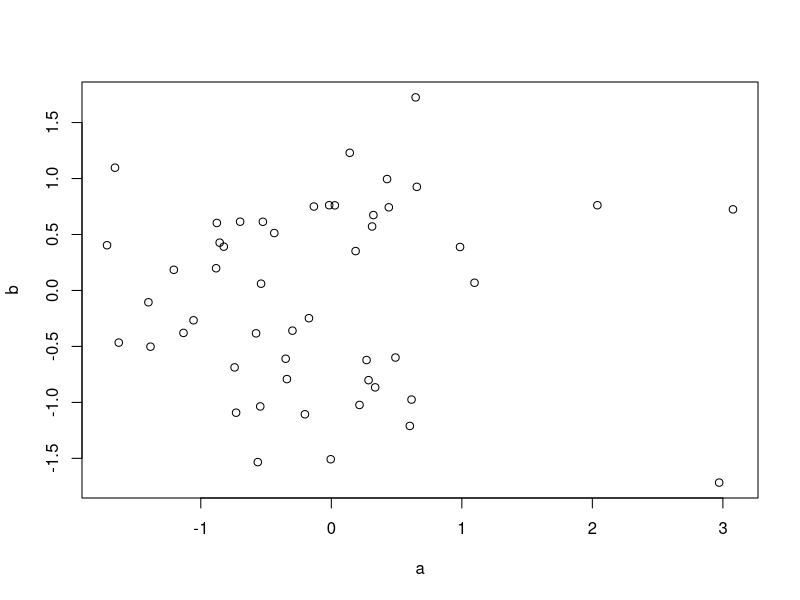

The R source for this figure: (Note: this script raises an error after producing the figure.)
## ---- chunk 1
3->a  #Assign value to variable
a

b<-c(3,4,5)   # 'c' combines values into vector or list
b
b[2]	#access items in vectors by calling their position

a <- rnorm(50) #generate random normal vector
b <- rnorm(a)
plot(a, b)      # a simple plot

c<-cbind(a,b)    #binds columns together (rbind does same by rows)
c
c[1]   #first element
c[1,]	 #first row
c[,1]  #first column

rbind(a,b)

ls() # See which R objects are now in the R workspace.

### Some base functions
sum(a)
mean(a)
min(a)
max(a)
var(a)
a^2		#square values
sqrt(a)	#NaN for negative values
abs(a)
cor(a,b)

rm(list=ls())   #remove items in memory

# Matrix operations
a<-matrix(c(1,0,4,2,-1,1),nrow=3)
b<-matrix(c(1,-1,2,1,1,0),nrow=2)
a
b

c<-t(a)	#matrix transpose
a
c

2*a	#scalar multiplication

#Matrix addition and subtraction
b+c
b-c
a+b  ##NOTE: non-conformable matrices (check rxc of your matrices!)

#elementwise multiplication (hadamard product)
c
b
c*b

# matrix multiplication
a%*%b		## %*% is symbol for matrix multiplication
b%*%a		## matrix order matters
	
rm(list=ls())


gl(2,10)
## ---- chunk 2
mydata<-read.csv(file="Data/Lab-01-RIntroData.csv",header=T)
mydata
Y<-as.matrix(mydata[,(2:3)])
FactorA<-as.factor(mydata[,4])
Y
FactorA

## ---- chunk 3
apply(Y,2,sd)    #here, we obtain the std for each column of a matrix

tapply(Y[,1],FactorA,mean)	#Obtain means for first column for levels of FactorA
tapply(Y[,2],FactorA,mean)	#Obtain means for first column for levels of FactorA
tapply(Y,FactorA,mean)		  #Try entire matrix: doesn't work

rowsum(Y, FactorA)/as.vector(table(FactorA))
## ---- chunk 4
mymean<-function(x){
  n<-length(x)
  tmp<-0
  for (i in 1:n){
    tmp<-tmp+x[i]
  }
  mn<-tmp/n
  return(mn)
}

x<-rnorm(10)
mean(x)  
mymean(x)  #works!
## ---- chunk 5
model1<-lm(mydata$y~mydata$x)  #run regression
summary(model1)
anova(model1)  #generates anova table of results

#A plot with regression line
plot(mydata$x,mydata$y)
abline(coef(model1))

model2<-lm(mydata$y~mydata$groups)  #run anova
summary(model2)
anova(model2)
